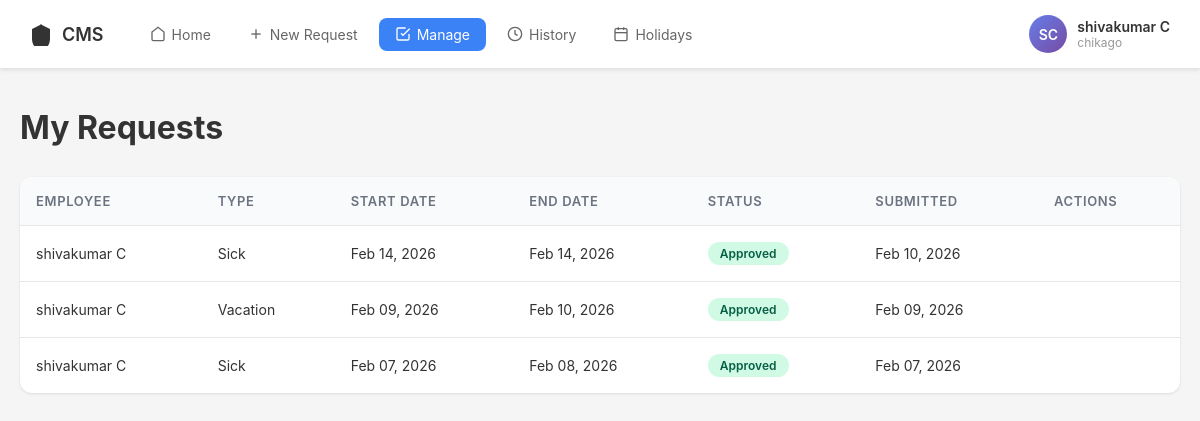
The app's page /manage/ (signed in), older data.
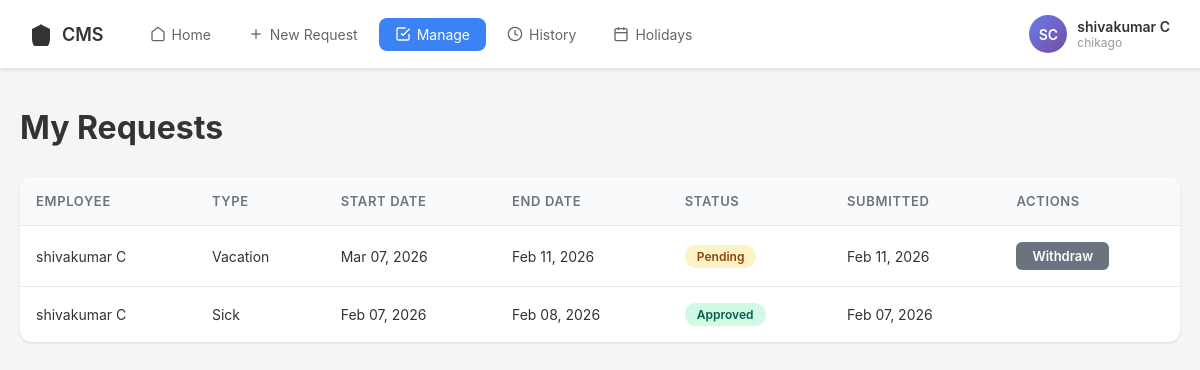
The same page, newer data.
### cmsapp/models.py (models this page shows, shortened)
class User(AbstractUser):
    ROLE_CHOICES = (
        ('employee', 'Employee'),
        ('manager', 'Manager'),
        ('admin', 'Admin'),
    )
    role = models.CharField(max_length=10, choices=ROLE_CHOICES, default='employee')
    location = models.CharField(max_length=100, blank=True)
    country = models.CharField(max_length=100, default='USA')

class TimeOffRequest(models.Model):
    STATUS_CHOICES = [
    ('pending', 'Pending'),
    ('approved', 'Approved'),
    ('rejected', 'Rejected'),
    ('withdrawn', 'Withdrawn'),
]
    TYPE_CHOICES = (
        ('vacation', 'Vacation'),
        ('sick', 'Sick Leave'),
        ('personal', 'Personal Leave'),
        ('other', 'Other'),
    )
    user = models.ForeignKey(User, on_delete=models.CASCADE, related_name='time_off_requests')
    type = models.CharField(max_length=20, choices=TYPE_CHOICES, default='vacation')
    start_date = models.DateField()
    end_date = models.DateField()
    reason = models.TextField()
    status = models.CharField(max_length=10, choices=STATUS_CHOICES, default='pending')
    created_at = models.DateTimeField(auto_now_add=True)
    updated_at = models.DateTimeField(auto_now=True)
    reviewed_by = models.ForeignKey(User, on_delete=models.SET_NULL, null=True, blank=True, related_name='reviewed_requests')
    review_comment = models.TextField(blank=True)
    class Meta:
        ordering = ['-created_at']

### cmsapp/views.py (the view)
# urls.py: path('manage/', views.manage_requests_view, name='manage_requests'),
@login_required
def manage_requests_view(request):
    if request.user.role in ['manager', 'admin']:
        requests = TimeOffRequest.objects.filter(status='pending')
    else:
        requests = TimeOffRequest.objects.filter(user=request.user)
    return render(request, 'manage_requests.html', {'requests': requests})

### templates/manage_requests.html (shortened to what this page needs)
{% extends 'base.html' %}
{% block content %}
<div class="page-header">
    <h1 class="page-title">
        {% if user.role == 'employee' %}
            My Requests
        {% else %}
            Pending Requests
        {% endif %}
    </h1>
</div>
<div class="requests-container">
    {% if requests %}
    <table class="requests-table">
        <thead>
            <tr>
                <th>Employee</th>
                <th>Type</th>
                <th>Start Date</th>
                <th>End Date</th>
                <th>Status</th>
                <th>Submitted</th>
                <th>Actions</th>
            </tr>
        </thead>
        <tbody>
            {% for request in requests %}
            <tr>
                <td>{{ request.user.get_full_name }}</td>
                <td style="text-transform: capitalize;">{{ request.type }}</td>
                <td>{{ request.start_date|date:"M d, Y" }}</td>
                <td>{{ request.end_date|date:"M d, Y" }}</td>
                <td>
                    <span class="status-badge status-{{ request.status }}">
                        {{ request.status }}
                    </span>
                </td>
                <td>{{ request.created_at|date:"M d, Y" }}</td>
                <td>
                    <div class="action-buttons">
                        {% if user.role == 'employee' and request.status == 'pending' %}
                            <a href="{% url 'withdraw_request' request.id %}"
                               class="btn-sm btn-withdraw"
                               onclick="return confirm('Are you sure you want to withdraw this request?');">
                                Withdraw
                            </a>
                        {% endif %}
                    </div>
                </td>
            </tr>
            {% endfor %}
        </tbody>
    </table>
    {% endif %}
</div>
{% endblock %}

### templates/base.html (shortened to what this page needs)
<!DOCTYPE html>
<html lang="en">
<head>
</head>
<body>
    <nav class="navbar">
        <div class="navbar-left">
            <a href="{% url 'home' %}" class="logo">
                <svg viewBox="0 0 24 24" fill="currentColor">
                    <path d="M12 2L2 7v10c0 5.55 3.84 10.74 9 12 5.16-1.26 9-6.45 9-12V7l-10-5z"/>
                </svg>
                CMS
            </a>
            <ul class="nav-links">
                <li><a href="{% url 'home' %}" class="{% if request.resolver_match.url_name == 'home' %}active{% endif %}">
                    <svg width="16" height="16" viewBox="0 0 24 24" fill="none" stroke="currentColor" stroke-width="2">
                        <path d="M3 9l9-7 9 7v11a2 2 0 0 1-2 2H5a2 2 0 0 1-2-2z"/>
                    </svg>
                    Home
                </a></li>
                <li><a href="{% url 'new_request' %}" class="{% if request.resolver_match.url_name == 'new_request' %}active{% endif %}">
                    <svg width="16" height="16" viewBox="0 0 24 24" fill="none" stroke="currentColor" stroke-width="2">
                        <line x1="12" y1="5" x2="12" y2="19"/>
                        <line x1="5" y1="12" x2="19" y2="12"/>
                    </svg>
                    New Request
                </a></li>
                <li><a href="{% url 'manage_requests' %}" class="{% if request.resolver_match.url_name == 'manage_requests' %}active{% endif %}">
                    <svg width="16" height="16" viewBox="0 0 24 24" fill="none" stroke="currentColor" stroke-width="2">
                        <path d="M9 11l3 3L22 4"/>
                        <path d="M21 12v7a2 2 0 0 1-2 2H5a2 2 0 0 1-2-2V5a2 2 0 0 1 2-2h11"/>
                    </svg>
                    Manage
                </a></li>
                <li><a href="{% url 'history' %}" class="{% if request.resolver_match.url_name == 'history' %}active{% endif %}">
                    <svg width="16" height="16" viewBox="0 0 24 24" fill="none" stroke="currentColor" stroke-width="2">
                        <circle cx="12" cy="12" r="10"/>
                        <polyline points="12 6 12 12 16 14"/>
                    </svg>
                    History
                </a></li>
                <li><a href="{% url 'holidays' %}" class="{% if request.resolver_match.url_name == 'holidays' %}active{% endif %}">
                    <svg width="16" height="16" viewBox="0 0 24 24" fill="none" stroke="currentColor" stroke-width="2">
                        <rect x="3" y="4" width="18" height="18" rx="2" ry="2"/>
                        <line x1="16" y1="2" x2="16" y2="6"/>
                        <line x1="8" y1="2" x2="8" y2="6"/>
                        <line x1="3" y1="10" x2="21" y2="10"/>
                    </svg>
                    Holidays
                </a></li>
            </ul>
        </div>
        <div class="user-profile dropdown">
            <div class="user-avatar">{{ user.first_name.0|upper }}{{ user.last_name.0|upper }}</div>
            <div class="user-info">
                <div class="user-name">{{ user.get_full_name }}</div>
                <div class="user-location">{{ user.location }}</div>
            </div>
        </div>
    </nav>
    <div class="container">
        {% block content %}{% endblock %}
    </div>
</body>
</html>

### templates/base.html (style rules this page uses)
* { margin: 0; padding: 0; box-sizing: border-box; }
body { font-family: -apple-system, BlinkMacSystemFont, 'Segoe UI', Roboto, Oxygen, Ubuntu, Cantarell, sans-serif; background-color: #f5f5f5; color: #333; }
.navbar { background-color: white; padding: 15px 30px; box-shadow: 0 2px 4px rgba(0,0,0,0.1); display: flex; align-items: center; justify-content: space-between; }
.navbar-left { display: flex; align-items: center; gap: 30px; }
.logo { display: flex; align-items: center; gap: 8px; font-size: 18px; font-weight: 600; color: #333; text-decoration: none; }
.logo svg { width: 24px; height: 24px; }
.nav-links { display: flex; gap: 5px; list-style: none; }
.nav-links a { text-decoration: none; color: #666; padding: 8px 16px; border-radius: 8px; font-size: 14px; display: flex; align-items: center; gap: 6px; transition: all 0.2s; position: relative; }
.nav-links a.active { background-color: #3b82f6; color: white; }
.user-profile { display: flex; align-items: center; gap: 10px; cursor: pointer; position: relative; }
.user-avatar { width: 38px; height: 38px; border-radius: 50%; background: linear-gradient(135deg, #667eea 0%, #764ba2 100%); display: flex; align-items: center; justify-content: center; color: white; font-weight: 600; font-size: 14px; }
.user-info { display: flex; flex-direction: column; }
.user-name { font-weight: 600; font-size: 14px; }
.user-location { font-size: 12px; color: #999; }
.container { max-width: 1200px; margin: 0 auto; padding: 40px 20px; }
.dropdown { position: relative; }

### templates/manage_requests.html (style rules this page uses)
.page-header { margin-bottom: 30px; }
.page-title { font-size: 32px; font-weight: 700; margin-bottom: 8px; }
.requests-container { background: white; border-radius: 12px; box-shadow: 0 1px 3px rgba(0,0,0,0.1); overflow: hidden; }
.requests-table { width: 100%; border-collapse: collapse; }
.requests-table thead { background-color: #f9fafb; border-bottom: 1px solid #e5e7eb; }
.requests-table th { padding: 16px; text-align: left; font-size: 13px; font-weight: 600; color: #6b7280; text-transform: uppercase; letter-spacing: 0.05em; }
.requests-table td { padding: 16px; border-bottom: 1px solid #e5e7eb; font-size: 14px; }
.requests-table tbody tr:last-child td { border-bottom: none; }
.status-badge { display: inline-block; padding: 4px 12px; border-radius: 12px; font-size: 12px; font-weight: 600; text-transform: capitalize; }
.status-pending { background-color: #fef3c7; color: #92400e; }
.status-approved { background-color: #d1fae5; color: #065f46; }
.action-buttons { display: flex; gap: 8px; }
.btn-sm { padding: 6px 16px; border: none; border-radius: 6px; font-size: 13px; font-weight: 600; cursor: pointer; transition: all 0.2s; text-decoration: none; display: inline-block; }
.btn-withdraw { background-color: #6b7280; color: white; }

Row changes from the older to the newer data that the page shows:
removed TimeOffRequest: user.get_full_name "shivakumar C", type "Sick", start_date "Feb 14, 2026", end_date "Feb 14, 2026", status "Approved", created_at "Feb 10, 2026"
removed TimeOffRequest: user.get_full_name "shivakumar C", type "Vacation", start_date "Feb 09, 2026", end_date "Feb 10, 2026", status "Approved", created_at "Feb 09, 2026"
added TimeOffRequest: user.get_full_name "shivakumar C", type "Vacation", start_date "Mar 07, 2026", end_date "Feb 11, 2026", status "Pending", created_at "Feb 11, 2026", shows "Withdraw"
